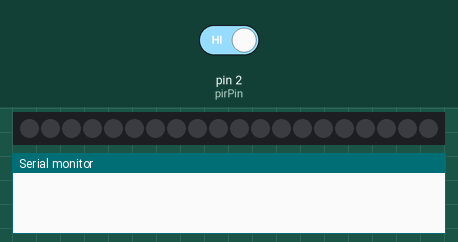
Recording of a sketch running on a simulated Arduino Uno, built with avr-gcc and run on an emulated ATmega328P. Shown: 20 RGB LEDs in strip order, left to right, the last lines printed to the serial monitor. Inputs (shaded band) come from the test bench; at power-on: pin 2 (pirPin) HIGH. Dim RGB values are drawn brighter than linear.

Above: at 1.2 s.
1.3 s: pin 2 (pirPin) driven LOW
At 6.6 s:
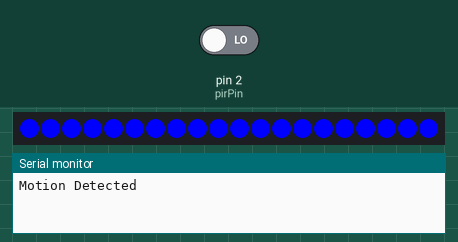
At 7.23 s:
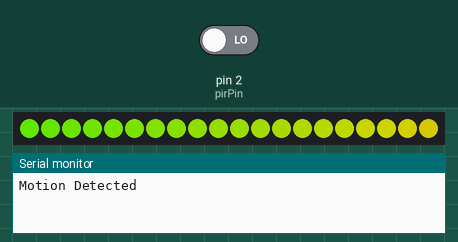

The sketch:

codes_together.ino
```cpp
#include "SPI.h"
#include "Adafruit_WS2801.h"

uint8_t dataPin  = 4;    // Yellow wire on Adafruit Pixels
uint8_t clockPin = 5;    // Green wire on Adafruit Pixels

Adafruit_WS2801 strip = Adafruit_WS2801(20, dataPin, clockPin);

int pirPin = 2; //digital 2

void setup(){
 strip.begin();
 strip.show();
 Serial.begin(9600);
 pinMode(pirPin, INPUT);
}


void loop(){

  int pirVal = digitalRead(pirPin);

  if(pirVal == LOW){ //was motion detected
    Serial.println("Motion Detected");
    delay(2000);

  // colorWipe examples
  colorWipe(Color(255, 0, 0), 50);
  colorWipe(Color(0, 255, 0), 50);
  colorWipe(Color(0, 0, 255), 50);
  rainbow(20);
  rainbowCycle(20);

  }

}

void rainbow(uint8_t wait) {
  int i, j;

  for (j=0; j < 256; j++) {     // 3 cycles of all 256 colors in the wheel
    for (i=0; i < strip.numPixels(); i++) {
      strip.setPixelColor(i, Wheel( (i + j) % 255));
    }
    strip.show();   // write all the pixels out
    delay(wait);
    //digitalRead(pirPin);
  }
}

// Slightly different, this one makes the rainbow wheel equally distributed
// along the chain
void rainbowCycle(uint8_t wait) {
  int i, j;

  for (j=0; j < 256 * 5; j++) {     // 5 cycles of all 25 colors in the wheel
    for (i=0; i < strip.numPixels(); i++) {
      // tricky math! we use each pixel as a fraction of the full 96-color wheel
      // (thats the i / strip.numPixels() part)
      // Then add in j which makes the colors go around per pixel
      // the % 96 is to make the wheel cycle around
      strip.setPixelColor(i, Wheel( ((i * 256 / strip.numPixels()) + j) % 256) );
    }
    strip.show();   // write all the pixels out
    delay(wait);
    //digitalRead(pirPin);
  }
}

// fill the dots one after the other with said color
// good for testing purposes
void colorWipe(uint32_t c, uint8_t wait) {
  int i;

  for (i=0; i < strip.numPixels(); i++) {
      strip.setPixelColor(i, c);
      strip.show();
      delay(wait);
      digitalRead(pirPin);
  }
}

/* Helper functions */

// Create a 24 bit color value from R,G,B
uint32_t Color(byte r, byte g, byte b)
{
  uint32_t c;
  c = r;
  c <<= 8;
  c |= g;
  c <<= 8;
  c |= b;
  return c;
}

//Input a value 0 to 255 to get a color value.
//The colours are a transition r - g -b - back to r
uint32_t Wheel(byte WheelPos)
{
  if (WheelPos < 85) {
   return Color(WheelPos * 3, 255 - WheelPos * 3, 0);
  } else if (WheelPos < 170) {
   WheelPos -= 85;
   return Color(255 - WheelPos * 3, 0, WheelPos * 3);
  } else {
   WheelPos -= 170;
   return Color(0, WheelPos * 3, 255 - WheelPos * 3);
  }
}
```

Measured:
- after the input at 1.3 s, the LEDs: first change after 2.0 s (image 1 shows a later state)
